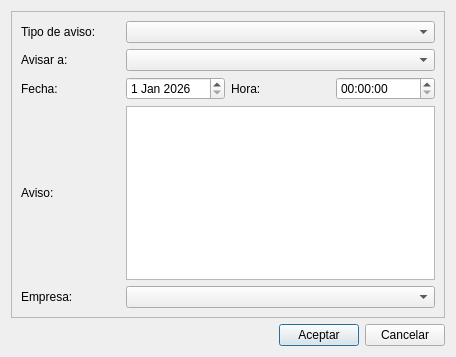
<?xml version="1.0" encoding="UTF-8"?>
<ui version="4.0">
 <class>frmNuevosAvisos</class>
 <widget class="QDialog" name="frmNuevosAvisos">
  <property name="geometry">
   <rect>
    <x>0</x>
    <y>0</y>
    <width>456</width>
    <height>357</height>
   </rect>
  </property>
  <property name="windowTitle">
   <string>Dialog</string>
  </property>
  <layout class="QGridLayout" name="gridLayout_2">
   <item row="1" column="1">
    <widget class="QPushButton" name="btnAceptar">
     <property name="text">
      <string>Aceptar</string>
     </property>
     <property name="icon">
      <iconset>
       <normaloff>:/Icons/PNG/OK.png</normaloff>:/Icons/PNG/OK.png</iconset>
     </property>
    </widget>
   </item>
   <item row="1" column="2">
    <widget class="QPushButton" name="btnCancelar">
     <property name="text">
      <string>Cancelar</string>
     </property>
     <property name="icon">
      <iconset>
       <normaloff>:/Icons/PNG/close.png</normaloff>:/Icons/PNG/close.png</iconset>
     </property>
    </widget>
   </item>
   <item row="1" column="0">
    <spacer name="horizontalSpacer">
     <property name="orientation">
      <enum>Qt::Orientation::Horizontal</enum>
     </property>
     <property name="sizeHint" stdset="0">
      <size>
       <width>40</width>
       <height>20</height>
      </size>
     </property>
    </spacer>
   </item>
   <item row="0" column="0" colspan="3">
    <widget class="QFrame" name="frame">
     <property name="frameShape">
      <enum>QFrame::Shape::StyledPanel</enum>
     </property>
     <property name="frameShadow">
      <enum>QFrame::Shadow::Raised</enum>
     </property>
     <layout class="QGridLayout" name="gridLayout">
      <item row="2" column="0">
       <widget class="QLabel" name="label_2">
        <property name="text">
         <string>Fecha:</string>
        </property>
       </widget>
      </item>
      <item row="2" column="1">
       <widget class="QDateEdit" name="txtFecha">
        <property name="dateTime">
         <datetime>
          <hour>0</hour>
          <minute>0</minute>
          <second>0</second>
          <year>2026</year>
          <month>1</month>
          <day>1</day>
         </datetime>
        </property>
       </widget>
      </item>
      <item row="2" column="2">
       <widget class="QLabel" name="label_3">
        <property name="text">
         <string>Hora:</string>
        </property>
       </widget>
      </item>
      <item row="2" column="3">
       <widget class="QTimeEdit" name="txtHora"/>
      </item>
      <item row="3" column="0">
       <widget class="QLabel" name="label_4">
        <property name="text">
         <string>Aviso:</string>
        </property>
       </widget>
      </item>
      <item row="3" column="1" colspan="3">
       <widget class="QTextEdit" name="txtAviso"/>
      </item>
      <item row="4" column="0">
       <widget class="QLabel" name="label_5">
        <property name="text">
         <string>Empresa:</string>
        </property>
       </widget>
      </item>
      <item row="4" column="1" colspan="3">
       <widget class="QComboBox" name="cboEmpresa"/>
      </item>
      <item row="1" column="0">
       <widget class="QLabel" name="label">
        <property name="text">
         <string>Avisar a:</string>
        </property>
       </widget>
      </item>
      <item row="1" column="1" colspan="3">
       <widget class="QComboBox" name="cboUsuarios"/>
      </item>
      <item row="0" column="0">
       <widget class="QLabel" name="label_6">
        <property name="text">
         <string>Tipo de aviso:</string>
        </property>
       </widget>
      </item>
      <item row="0" column="1" colspan="3">
       <widget class="QComboBox" name="cboTipoAviso"/>
      </item>
     </layout>
    </widget>
   </item>
  </layout>
 </widget>
 <resources>
  <include location="../designer.qrc"/>
 </resources>
 <connections>
  <connection>
   <sender>btnAceptar</sender>
   <signal>clicked()</signal>
   <receiver>frmNuevosAvisos</receiver>
   <slot>accept()</slot>
   <hints>
    <hint type="sourcelabel">
     <x>315</x>
     <y>336</y>
    </hint>
    <hint type="destinationlabel">
     <x>182</x>
     <y>319</y>
    </hint>
   </hints>
  </connection>
  <connection>
   <sender>btnCancelar</sender>
   <signal>clicked()</signal>
   <receiver>frmNuevosAvisos</receiver>
   <slot>close()</slot>
   <hints>
    <hint type="sourcelabel">
     <x>385</x>
     <y>331</y>
    </hint>
    <hint type="destinationlabel">
     <x>103</x>
     <y>320</y>
    </hint>
   </hints>
  </connection>
 </connections>
</ui>
